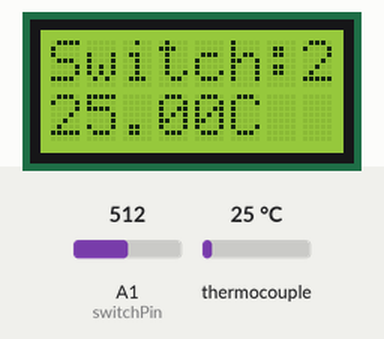
Simulated run of this sketch. Board: Arduino Uno, built with avr-gcc and run on an emulated ATmega328P. Parts: 8×2 character LCD. The test bench sets the inputs (shaded band); at power-on: thermocouple 25 °C, A1 (switchPin) = 512. What the sketch prints to the serial monitor is not drawn.

Above: at 5.2 s.
5.3 s: thermocouple set to 6 °C
At 6.4 s:
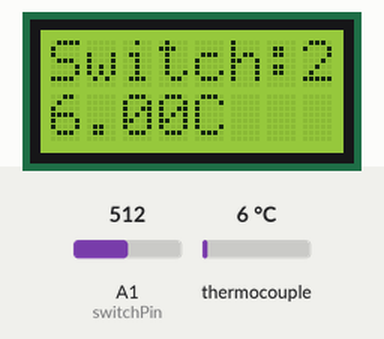
8.3 s: thermocouple set to 150 °C
At 9.4 s:
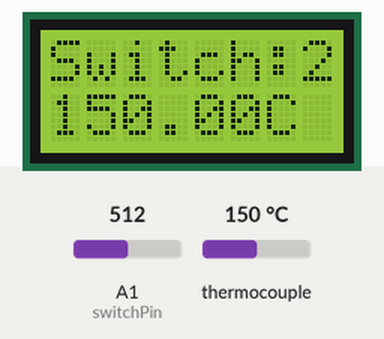
11.3 s: thermocouple set to 75 °C
At 12.5 s:
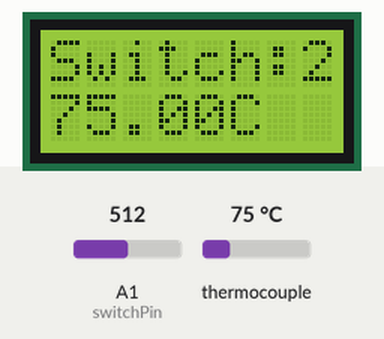
14.3 s: thermocouple set to 95 °C
At 14.7 s:
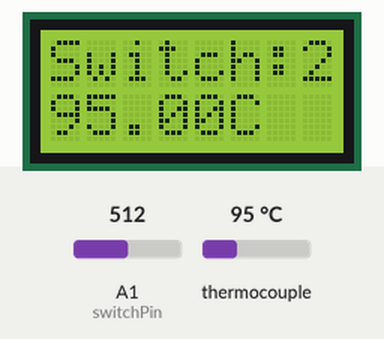
17.3 s: thermocouple set to 103 °C
At 18.0 s:
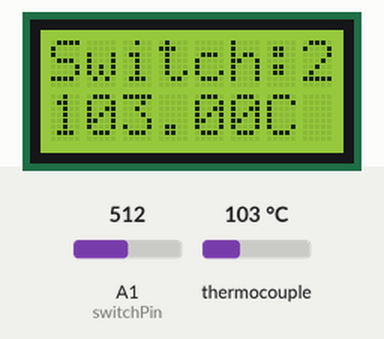
Timing chart, 0 to 19.6 s (numbered marks = the images above; inputs shaded):
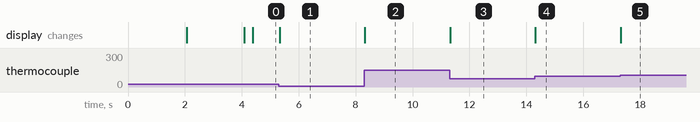

The sketch:

Test_SSR_BySwitch.ino
```cpp
//
// Created by JIGANG on 22/5/2018.
//

//
// Created by JIGANG on 22/5/2018.
//
#include <Adafruit_MAX31856.h>
#include <EEPROM.h>
#include <PID_v1.h>
#include <LiquidCrystal.h>

int ssrPin = 3;
int lcdRsPin = 10;
int lcdEPin = 9;
int lcdD4Pin = 8;
int lcdD5Pin = 7;
int lcdD6Pin = 6;
int lcdD7Pin = 5;
// ***** DEGREE SYMBOL FOR LCD *****
unsigned char degree[8]  = {
        140, 146, 146, 140, 128, 128, 128, 128
};

int thermocoupleCSPin = 2;
int switchPin = A1;
long lastDebounceTime;

typedef enum DEBOUNCE_STATE
{
    DEBOUNCE_STATE_IDLE,
    DEBOUNCE_STATE_CHECK,
    DEBOUNCE_STATE_RELEASE
} debounceState_t;

LiquidCrystal lcd(lcdRsPin, lcdEPin, lcdD4Pin, lcdD5Pin, lcdD6Pin, lcdD7Pin);

Adafruit_MAX31856 thermocouple = Adafruit_MAX31856(thermocoupleCSPin);
unsigned long nextCheck;
double input;
debounceState_t debounceState;


typedef enum SWITCH
{
    SWITCH_NONE,
    SWITCH_1,
    SWITCH_2
}	switch_t;


switch_t switchStatus;
switch_t switchValue;
switch_t switchMask;
// ***** SWITCH SPECIFIC CONSTANTS *****
#define DEBOUNCE_PERIOD_MIN 100


void setup()
{
    Serial.begin(115200);
    // Initialize thermocouple interface
    thermocouple.begin();
    thermocouple.setThermocoupleType(MAX31856_TCTYPE_K);

    nextCheck = millis();
    digitalWrite(ssrPin, LOW);

    pinMode(ssrPin, OUTPUT);          // sets the digital pin 13 as output

    switchStatus = SWITCH_NONE;

    lcd.begin(8, 2);
    lcd.createChar(0, degree);
    lcd.clear();
    lcd.print(" SSR  ");
    lcd.setCursor(0, 1);
    lcd.print(" Test ");
    delay(2000);
    lcd.clear();
    lcd.print(" v1.00  ");
    lcd.setCursor(0, 1);
    lcd.print("22-05-18");
    delay(2000);
    lcd.clear();

}

void loop()
{
    input = thermocouple.readThermocoupleTemperature();
    Serial.print("Switch:");
    Serial.print(switchMask);
    Serial.print("    Temperature:");
    Serial.println(input);

    lcd.clear();
    lcd.print("Switch:");
    lcd.print(switchMask);
    lcd.setCursor(0, 1);
    lcd.print(input);
    lcd.print("C ");
    if (switchMask == SWITCH_1)
    {
        // If currently reflow process is on going
        digitalWrite(ssrPin, HIGH);       // sets the digital pin 13 on
    }
        // Switch 2 is pressed
    else if (switchMask == SWITCH_2)
    {
        // Only can switch reflow profile during idle
        digitalWrite(ssrPin, LOW);
    }

    // Simple switch debounce state machine (analog switch)

    switch (debounceState)
    {
        case DEBOUNCE_STATE_IDLE:

            // No valid switch press
            switchStatus = SWITCH_NONE;

            switchValue = readSwitch();

            // If either switch is pressed
            if (switchValue != SWITCH_NONE)
            {
                // Keep track of the pressed switch
                switchMask = switchValue;
                // Intialize debounce counter
                lastDebounceTime = millis();
                // Proceed to check validity of button press
                debounceState = DEBOUNCE_STATE_CHECK;
            }
            break;

        case DEBOUNCE_STATE_CHECK:
            switchValue = readSwitch();
            if (switchValue == switchMask)
            {
                // If minimum debounce period is completed
                if ((millis() - lastDebounceTime) > DEBOUNCE_PERIOD_MIN)
                {
                    // Valid switch press
                    switchStatus = switchMask;
                    // Proceed to wait for button release
                    debounceState = DEBOUNCE_STATE_RELEASE;
                }
            }
                // False trigger
            else
            {
                // Reinitialize button debounce state machine
                debounceState = DEBOUNCE_STATE_IDLE;
            }
            break;

        case DEBOUNCE_STATE_RELEASE:
            switchValue = readSwitch();
            if (switchValue == SWITCH_NONE)
            {
                // Reinitialize button debounce state machine
                debounceState = DEBOUNCE_STATE_IDLE;
            }
            break;
    }
}

switch_t readSwitch(void)
{
    int switchAdcValue = 0;

    switchAdcValue = analogRead(switchPin);

    // Add some allowance (+10 ADC step) as ADC reading might be off a little
    // due to 3V3 deviation and also resistor value tolerance
    if (switchAdcValue >= 1000) return SWITCH_NONE;
    if (switchAdcValue <= 10) return SWITCH_1;
    if (switchAdcValue <= 522) return SWITCH_2;

    return SWITCH_NONE;
}
```

Measured:
- after the input at 5.3 s, the display: changes at once (image 1)
- after the input at 8.3 s, the display: changes at once (image 2)
- after the input at 11.3 s, the display: changes at once (image 3)
- after the input at 14.3 s, the display: changes at once (image 4)
- after the input at 17.3 s, the display: changes at once (image 5)
